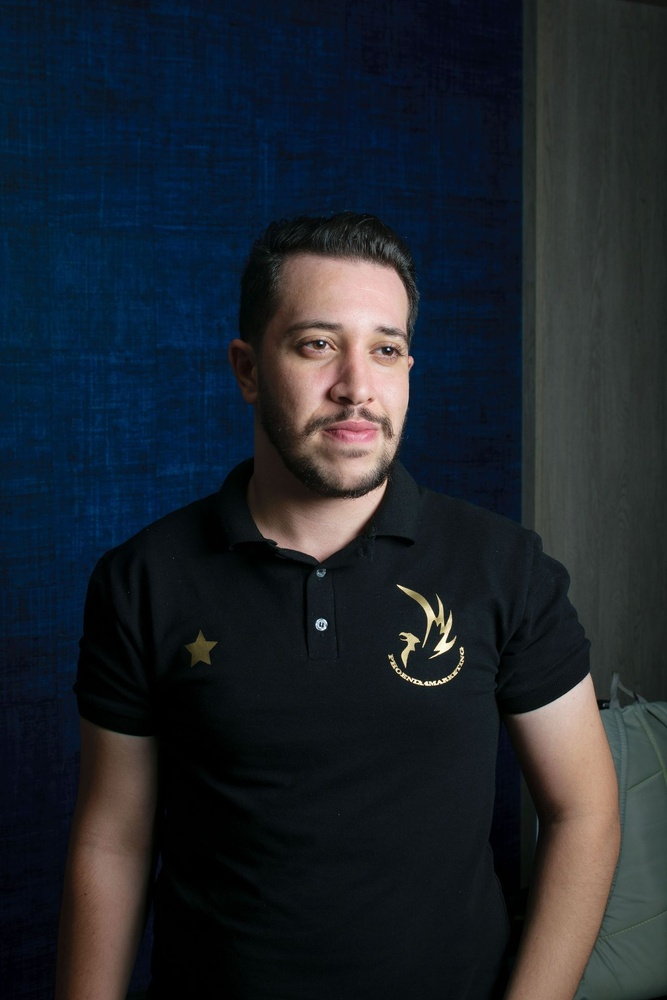
#> input picture herramientas/test_images/dark_polo_high_res.jpg, 667 x 1000 px, shrunk from 1280 x 1920 before the run
$ python mascara_manga.py test_images/dark_polo_high_res.jpg
#> lines starting #> are read from the running program, lines starting #| are printed output that depends on the picture; after the words box and inside, x2 and y2 are one past the last pixel; in counts of white or black regions, pixels touching at a corner belong together
"""
Máscara para convertir una manga corta en manga larga.

POR QUÉ ES OTRA HERRAMIENTA Y NO UNA OPCIÓN DE `mascara_por_color.py`. Aquella
aísla algo que **está** en la prenda para quitarlo. Esta marca un espacio donde
**no hay nada** para que aparezca tela. Son problemas opuestos y las reglas de
construcción son distintas.

TRES DECISIONES, y las tres importan:

  1. **La máscara es más ancha que el brazo, a propósito.** Una manga tiene
     volumen: cae, se separa del brazo, hace pliegues. Si se enmascara el brazo
     exacto, lo más que puede pintar el modelo es una manga pegada a la piel,
     que se lee como pintura corporal y no como ropa. La tela necesita lugar.
  2. **Se monta sobre la manga corta actual.** Así el modelo tiene el dobladillo
     que ya existe como contexto y **continúa** esa tela, en vez de inventar una
     prenda nueva que arranca de la nada.
  3. **Es deliberadamente tosca.** El pincel de la app no tiene precisión
     quirúrgica, así que medir con una máscara perfecta halagaría al método de
     una forma que el producto después no puede reproducir. Esta se parece a lo
     que un pincel haría.

CÓMO ENCUENTRA EL BRAZO. Piel es cálida y clara: `R > G > B`, `R - B` alto y
luma alta. Se busca solo debajo de `--desde`, o sea por debajo del dobladillo
actual, y se conservan las dos componentes más grandes — que son los dos
antebrazos. Todo lo demás que sea cálido y claro (el emblema dorado, el cuello)
queda afuera por tamaño.

NO CUESTA NADA. No llama a ningún servicio.

Uso:

    python herramientas/mascara_manga.py test_images/dark_polo_high_res.jpg
    python herramientas/mascara_manga.py <imagen> --ensanchar 40 --subir 90
"""

from __future__ import annotations

import argparse
import sys
from pathlib import Path

import numpy as np
from PIL import Image, ImageFilter
from scipy import ndimage as nd


def brazos(imagen: Image.Image, desde: float, cuantos: int) -> np.ndarray:
    """Las `cuantos` componentes de piel más grandes por debajo de `desde`."""
    a = np.asarray(imagen.convert("RGB"), dtype=float)
    alto, _, _ = a.shape
    r, g, b = a[..., 0], a[..., 1], a[..., 2]
    luma = 0.2126 * r + 0.7152 * g + 0.0722 * b

    piel = ((r - b) > 25) & (luma > 60) & (r > g) & (g > b)
    piel[: int(alto * desde)] = False

    etiquetas, cuantas = nd.label(piel, np.ones((3, 3)))
    tam = sorted(
        ((int((etiquetas == i).sum()), i) for i in range(1, cuantas + 1)), reverse=True
    )
    elegidas = [i for _, i in tam[:cuantos]]
    for t, i in tam[:cuantos]:
        print(f"    brazo: {t:>6} px")
    return np.isin(etiquetas, elegidas)


def construir(
    imagen: Image.Image, desde: float, ensanchar: int, subir: int, difuminar: float
) -> Image.Image:
    piel = brazos(imagen, desde, cuantos=2)

    # Ensanchar: la manga cae por fuera del brazo.
    manga = nd.binary_dilation(piel, np.ones((2 * ensanchar + 1, 2 * ensanchar + 1)))
    # Cerrar: los huecos que deja la sombra entre brazo y torso no son parte de
    # la manga, pero dejarlos sin enmascarar haría que el modelo pinte alrededor.
    manga = nd.binary_closing(manga, np.ones((31, 31)))
    # Subir: montarse sobre el dobladillo actual para que continúe esa tela.
    arriba = np.zeros_like(manga)
    arriba[:-subir] = manga[subir:]
    manga |= arriba

    salida = Image.fromarray((manga * 255).astype("uint8"))
    if difuminar:
        salida = salida.filter(ImageFilter.GaussianBlur(difuminar))
    return salida


def main() -> int:
    for flujo in (sys.stdout, sys.stderr):
        if hasattr(flujo, "reconfigure"):
            flujo.reconfigure(encoding="utf-8", errors="replace")

    parser = argparse.ArgumentParser(description=__doc__)
    parser.add_argument("imagen", type=Path)
    parser.add_argument("--desde", type=float, default=0.62, help="fracción de alto donde empezar")
    parser.add_argument("--ensanchar", type=int, default=32, help="px que la manga sobra al brazo")
    parser.add_argument("--subir", type=int, default=80, help="px de solape con la manga actual")
    parser.add_argument("--difuminar", type=float, default=8.0)
    args = parser.parse_args()

    ruta = args.imagen if args.imagen.is_absolute() else Path(__file__).resolve().parent / args.imagen
    if not ruta.exists():
        sys.exit(f"No encontré {ruta}")

    with Image.open(ruta) as imagen:
#> imagen is the input picture: PIL image 667x1000 RGB; mean R, G, B 30.5, 37, 44.8
        imagen.load()
        print(f"\n  {ruta.name}  {imagen.width}×{imagen.height}\n")
#|   dark_polo_high_res.jpg  667×1000
        mascara = construir(imagen, args.desde, args.ensanchar, args.subir, args.difuminar)
#> in brazos, `r, g, b = a[..., 0], a[..., 1], a[..., 2]`:
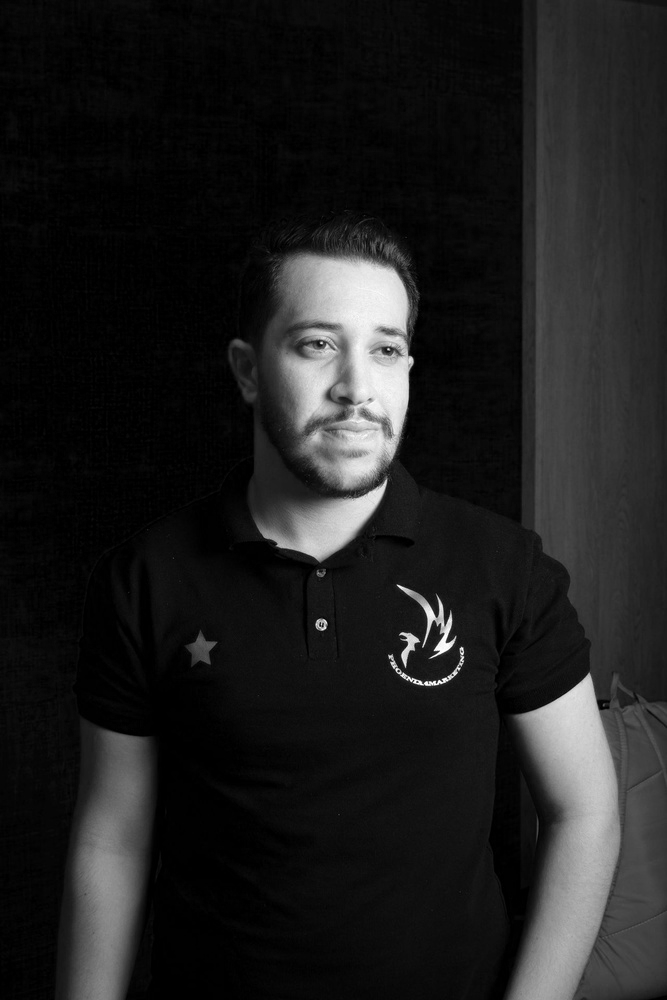
#> r: shape (1000, 667) float64; min 0, max 255, mean 30.5
#> in brazos, `r, g, b = a[..., 0], a[..., 1], a[..., 2]`:
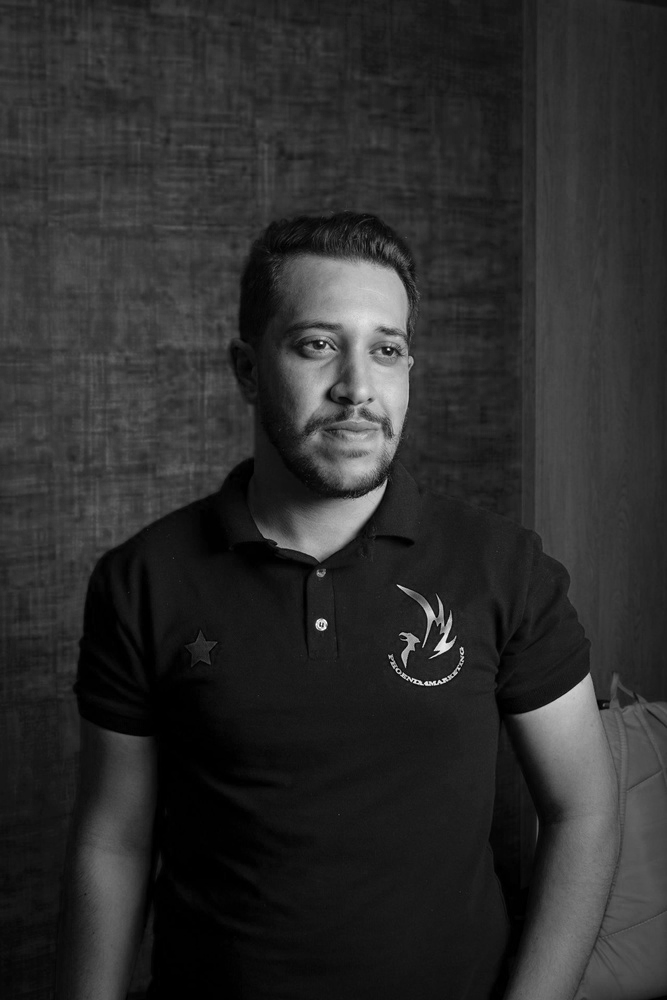
#> b: shape (1000, 667) float64; min 0, max 255, mean 44.8
#> in brazos, `piel = ((r - b) > 25) & (luma > 60) & (r > g) & (g > b)`:
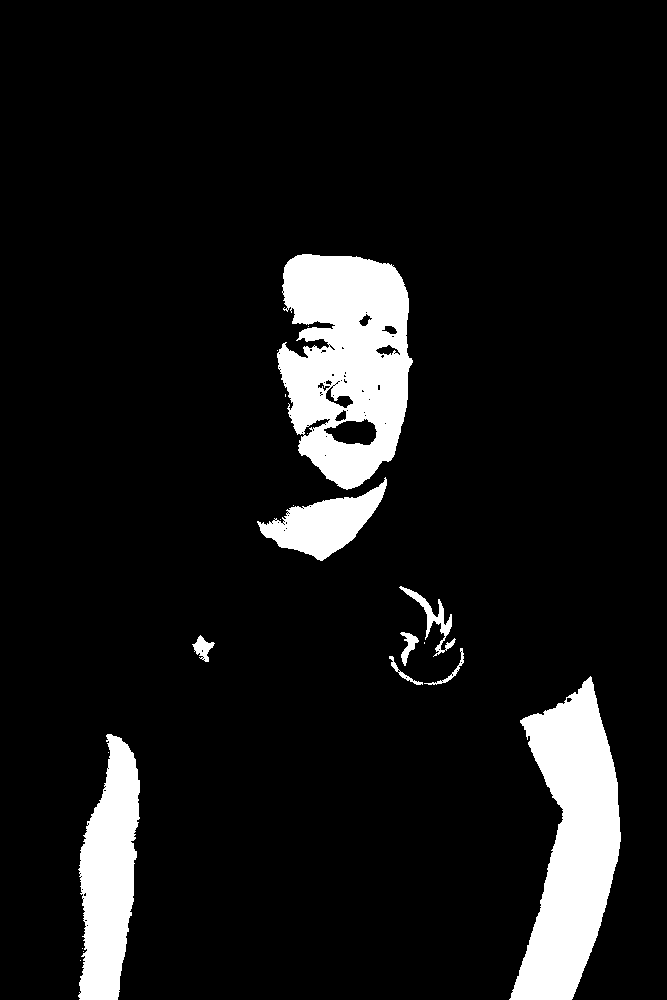
#> piel: shape (1000, 667) bool; 9% white; 20 white regions (11 under 20 px), largest, box (x1, y1, x2, y2) and area: (277, 254, 413, 490) 22406, (509, 676, 621, 1000) 20377, (78, 734, 140, 1000) 11142
#> in brazos, `piel[: int(alto * desde)] = False`:
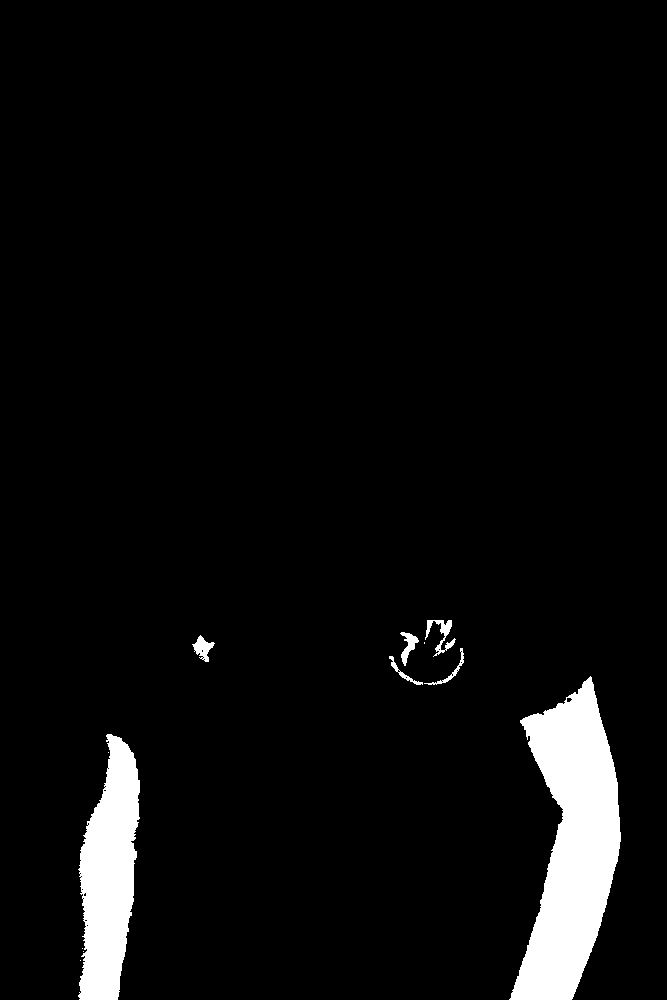
#> piel: shape (1000, 667) bool; 4.9% white; 12 white regions (5 under 20 px), largest, box (x1, y1, x2, y2) and area: (509, 676, 621, 1000) 20377, (78, 734, 140, 1000) 11142, (425, 620, 456, 657) 367
#> in brazos, `etiquetas, cuantas = nd.label(piel, np.ones((3, 3)))`:
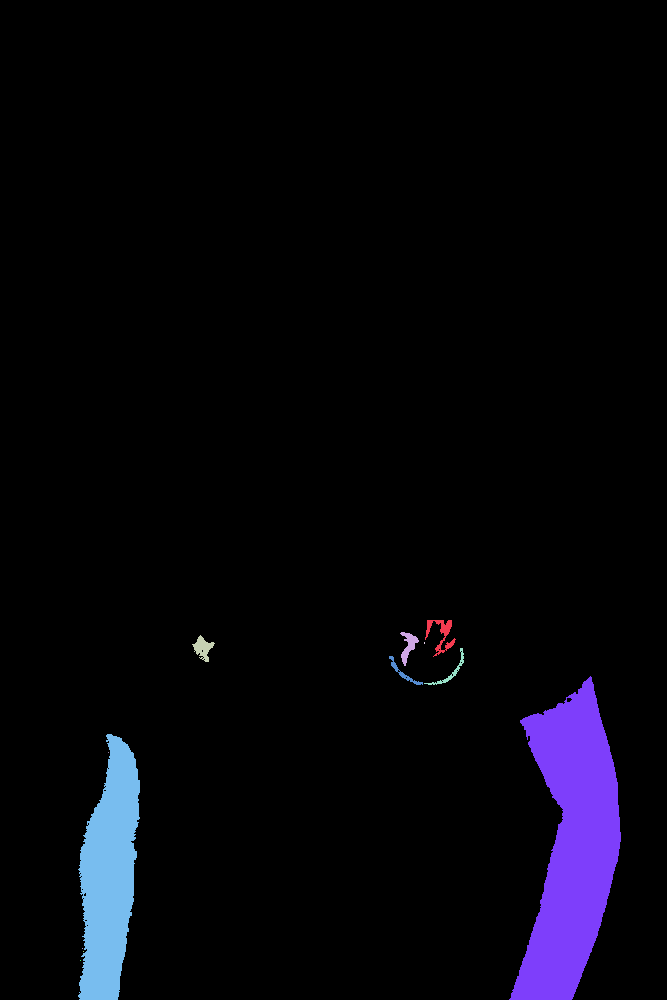
#> etiquetas: shape (1000, 667) int32; 13 distinct labels, from 0 to 12; one colour per label, 0 black
#> in brazos, `etiquetas, cuantas = nd.label(piel, np.ones((3, 3)))`: cuantas = 12
#> in brazos, `tam = sorted( ((int((etiquetas == i).sum()), i) for i in range(1, cuan..`: tam = [(20377, 7), (11142, 8), (367, 1), (290, 3), (266, 2), (173, 5), (157, 6), (2, 4), (1, 12), (1, 11), (1, 10), (1, 9)]
#> in brazos, `elegidas = [i for _, i in tam[:cuantos]]`: elegidas = [7, 8]
#> the loop in brazos, `for t, i in tam[:cuantos]:` made 2 passes
#|     brazo:  20377 px
#|     brazo:  11142 px
#> in brazos, `return np.isin(etiquetas, elegidas)`: returned value: shape (1000, 667) bool; 4.7% white; 2 white regions, box (x1, y1, x2, y2) and area: (509, 676, 621, 1000) 20377, (78, 734, 140, 1000) 11142
#> in construir, `manga = nd.binary_dilation(piel, np.ones((2 * ensanchar + 1, 2 * ensan..`: manga: shape (1000, 667) bool; 12.6% white; 2 white regions, box (x1, y1, x2, y2) and area: (477, 644, 653, 1000) 50513, (46, 702, 172, 1000) 33514
#> in construir, `manga = nd.binary_closing(manga, np.ones((31, 31)))`: manga: shape (1000, 667) bool; 12% white; 2 white regions, box (x1, y1, x2, y2) and area: (477, 644, 652, 985) 48368, (46, 702, 172, 985) 31891
#> in construir, `arriba[:-subir] = manga[subir:]`: arriba: shape (1000, 667) bool; 12% white; 2 white regions, box (x1, y1, x2, y2) and area: (477, 564, 652, 905) 48368, (46, 622, 172, 905) 31891
#> in construir, `manga |= arriba`:
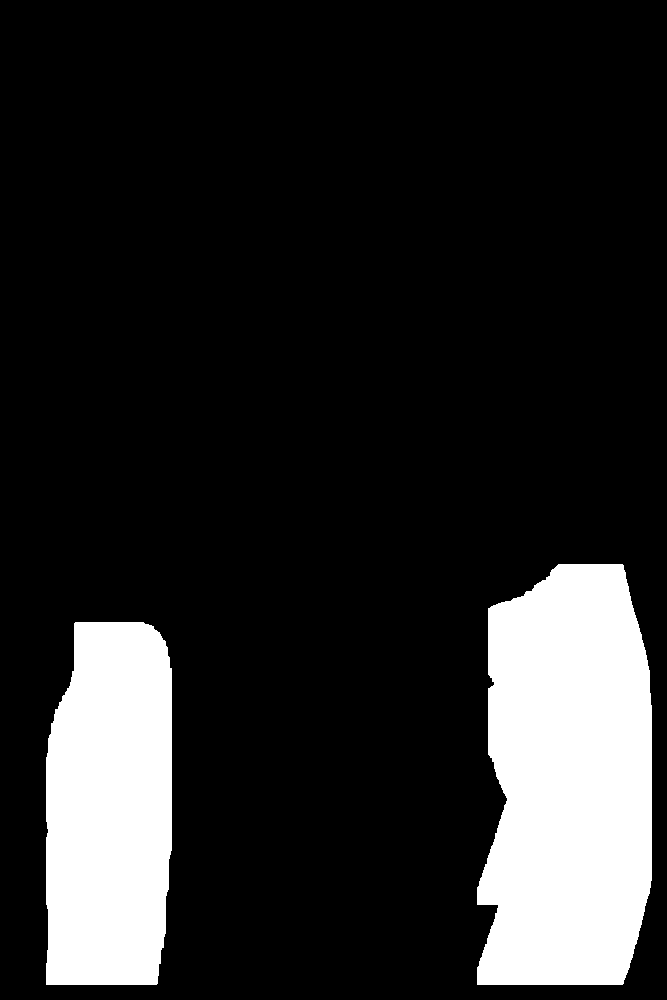
#> manga: shape (1000, 667) bool; 15.8% white; 2 white regions, box (x1, y1, x2, y2) and area: (477, 564, 652, 985) 63527, (46, 622, 172, 985) 41955

        m = np.asarray(mascara) > 128
#> m: shape (1000, 667) bool; 15.7% white; 2 white regions, box (x1, y1, x2, y2) and area: (478, 564, 652, 985) 63250, (46, 622, 172, 985) 41685
        salida = ruta.with_name(ruta.stem + "__mascara_manga.png")
        mascara.save(salida)

        vista = np.asarray(imagen.convert("RGB")).copy()
        vista[m] = (0.45 * vista[m] + 0.55 * np.array([255, 0, 255])).astype("uint8")
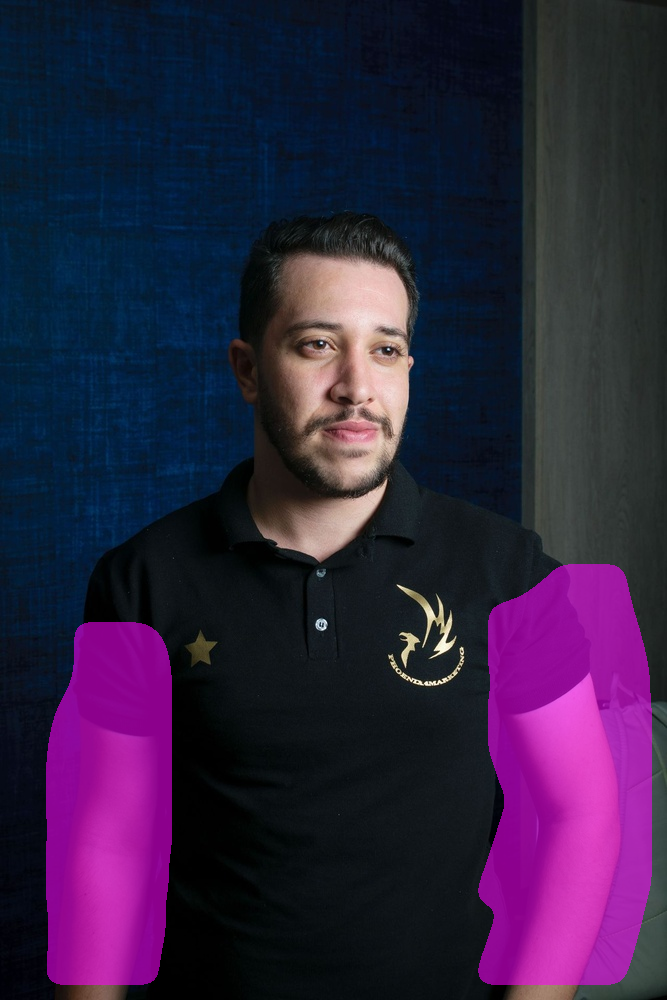
#> vista: shape (1000, 667, 3); 15.73% of pixels changed, all inside (x1, y1, x2, y2) = (46, 564, 652, 985)
        ruta_vista = ruta.with_name(ruta.stem + "__mascara_manga_vista.png")
        Image.fromarray(vista).save(ruta_vista)

    print(f"\n  MÁSCARA: cubre el {m.mean() * 100:.2f}% de la imagen")
#|   MÁSCARA: cubre el 15.73% de la imagen
    print(f"    {salida.name}")
    print(f"    {ruta_vista.name}   <- abrí esta antes de gastar\n")
    return 0


if __name__ == "__main__":
    raise SystemExit(main())
#> (the program exits here)
